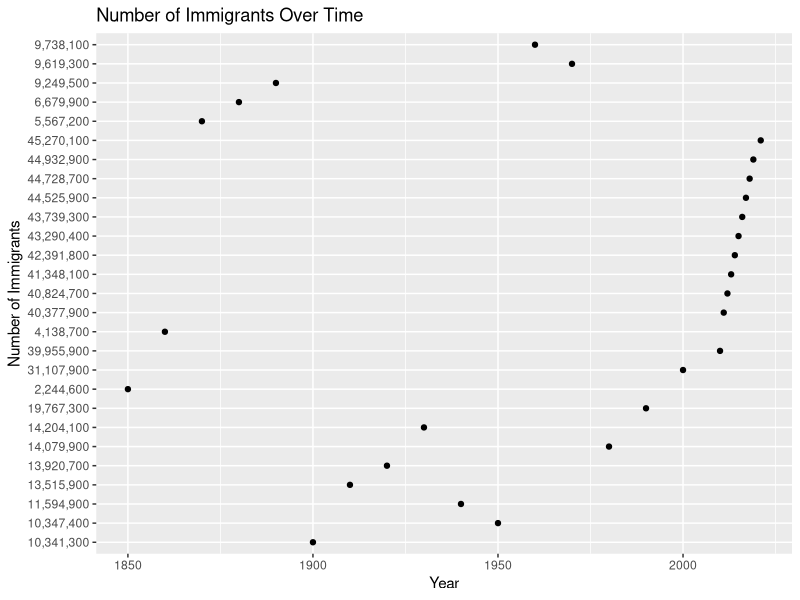
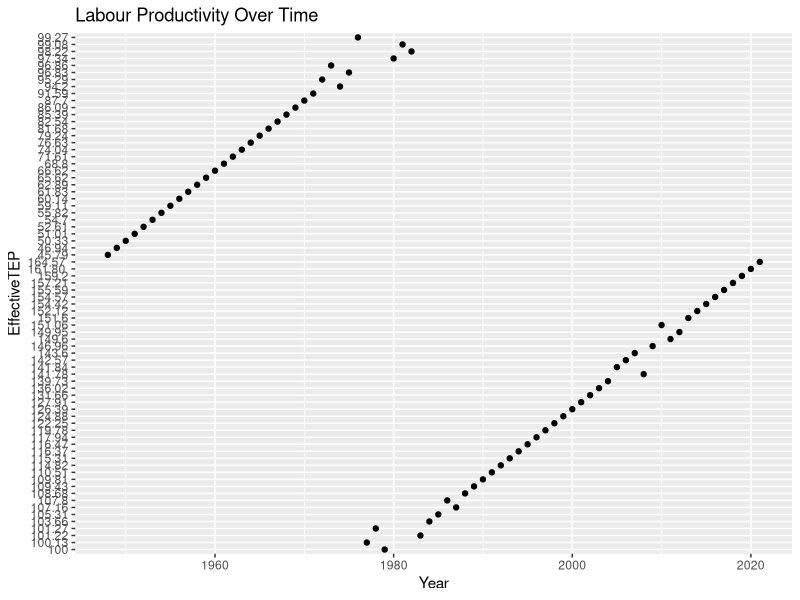

These charts were generated, in order, by the following R code:
## ---- chunk 1
library(tidyverse)
data <- read.csv("Book1.csv")
colnames(data) <- c("Year","NumOfImmigrants","Immigrants%OfUSpop.")

data
## ---- chunk 2
library(ggplot2)
ggplot(data, aes(x = Year, y = NumOfImmigrants)) +
  geom_point() +
  labs(x = "Year", y = "Number of Immigrants") +
  ggtitle("Number of Immigrants Over Time")

## ---- chunk 3
library(tidyverse)
data1 <- read.csv("Both Data.csv")
colnames(data1) <- c("Year","EffectiveTEP","NumOfImmigrants")

data1
## ---- chunk 4
library(tidyverse)
data1 <- read.csv("Book3.csv")
colnames(data1) <- c("Year","EffectiveTEP","Nonsupervisory.compensation")
data1

## ---- chunk 5
library(ggplot2)
ggplot(data1, aes(x = Year, y = EffectiveTEP)) +
  geom_point() +
  labs(x = "Year", y = "EffectiveTEP") +
  ggtitle("Labour Productivity Over Time")
